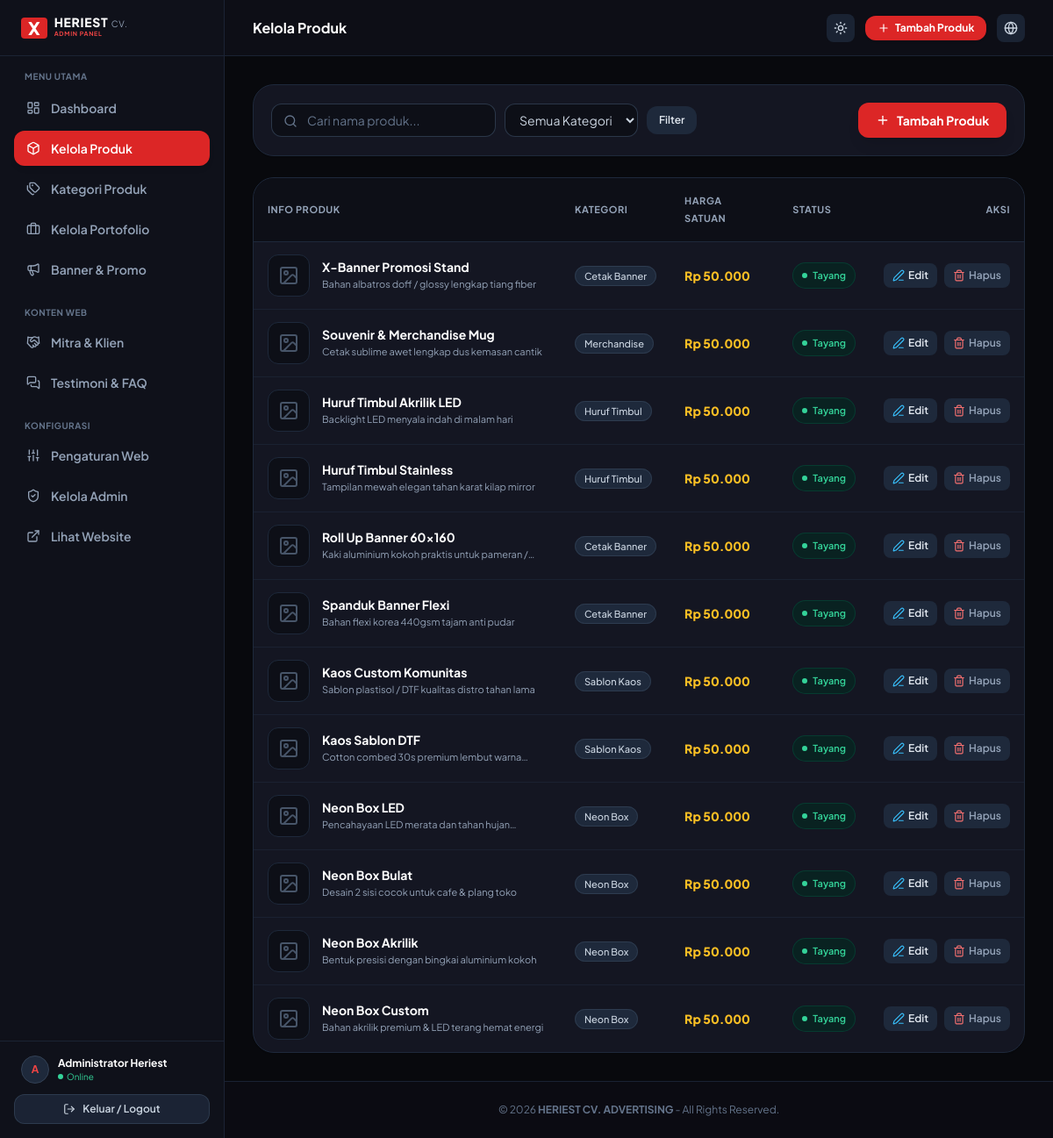
The page /admin/produk.php (signed in) on the database its author committed.
### tables this page shows
CREATE TABLE IF NOT EXISTS `produk` (
  `id` INT AUTO_INCREMENT PRIMARY KEY,
  `kategori_id` INT NULL,
  `nama_produk` VARCHAR(150) NOT NULL,
  `deskripsi` TEXT NULL,
  `harga` INT NOT NULL DEFAULT 50000,
  `gambar` VARCHAR(255) NULL,
  `wa_text` TEXT NULL,
  `is_active` TINYINT(1) NOT NULL DEFAULT 1,
  `created_at` DATETIME DEFAULT CURRENT_TIMESTAMP,
  FOREIGN KEY (`kategori_id`) REFERENCES `kategori` (`id`) ON DELETE SET NULL
);

CREATE TABLE IF NOT EXISTS `kategori` (
  `id` INT AUTO_INCREMENT PRIMARY KEY,
  `nama_kategori` VARCHAR(100) NOT NULL,
  `slug` VARCHAR(100) NOT NULL UNIQUE,
  `created_at` DATETIME DEFAULT CURRENT_TIMESTAMP
);

### config/database.php (called while the page is built, shortened)
<?php
function formatRupiah($angka) {
    return 'Rp ' . number_format((float)$angka, 0, ',', '.');
}

### admin/produk.php (the view, shortened to what this page needs)
<?php
require_once __DIR__ . '/includes/header.php';
$db = getDB();
$search = trim($_GET['q'] ?? '');
$where_clauses = [];
$params = [];
$where_sql = !empty($where_clauses) ? "WHERE " . implode(" AND ", $where_clauses) : "";
$sql = "
    SELECT p.*, k.nama_kategori
    FROM produk p
    LEFT JOIN kategori k ON p.kategori_id = k.id
    {$where_sql}
    ORDER BY p.id DESC
";
$stmt = $db->prepare($sql);
$stmt->execute($params);
$produk_list = $stmt->fetchAll();
?>
<div class="space-y-6">
    <div class="flex flex-col sm:flex-row justify-between sm:items-center gap-4 bg-[#141622] border border-slate-800 rounded-3xl p-5 shadow-sm">
        <form action="produk.php" method="GET" class="flex flex-wrap sm:flex-nowrap items-center gap-2.5 w-full sm:w-auto">
            <div class="relative flex-1 sm:w-64">
                <i data-lucide="search" class="w-4 h-4 text-slate-500 absolute left-3.5 top-3"></i>
                <input
                    type="text"
                    name="q"
                    placeholder="Cari nama produk..."
                    value="<?= htmlspecialchars($search) ?>"
                    class="w-full bg-[#0d0f17] border border-slate-700/80 focus:border-red-500 rounded-xl pl-10 pr-4 py-2 text-xs sm:text-sm text-white placeholder-slate-500 outline-none"
                >
            </div>
            <select
                name="kategori"
                onchange="this.form.submit()"
                class="bg-[#0d0f17] border border-slate-700/80 focus:border-red-500 rounded-xl px-3 py-2 text-xs sm:text-sm text-slate-300 outline-none"
            >
                <option value="">Semua Kategori</option>
            </select>
            <button type="submit" class="bg-slate-800 hover:bg-slate-700 text-slate-200 px-3.5 py-2 rounded-xl text-xs font-semibold">
                Filter
            </button>
        </form>
        <a href="produk_tambah.php" class="inline-flex items-center justify-center gap-2 bg-red-600 hover:bg-red-700 active:scale-95 text-white font-bold text-xs sm:text-sm px-5 py-2.5 rounded-xl shadow-lg transition-all shrink-0">
            <i data-lucide="plus" class="w-4 h-4"></i>
            <span>Tambah Produk</span>
        </a>
    </div>
    <div class="bg-[#141622] border border-slate-800 rounded-3xl overflow-hidden shadow-sm">
        <div class="overflow-x-auto">
            <table class="w-full text-left text-xs sm:text-sm">
                <thead>
                    <tr class="bg-[#0d0f17] border-b border-slate-800 text-slate-400 font-semibold text-[11px] uppercase tracking-wider">
                        <th class="py-4 px-4">Info Produk</th>
                        <th class="py-4 px-4">Kategori</th>
                        <th class="py-4 px-4">Harga Satuan</th>
                        <th class="py-4 px-4">Status</th>
                        <th class="py-4 px-4 text-right">Aksi</th>
                    </tr>
                </thead>
                <tbody class="divide-y divide-slate-800/60 text-slate-300">
                    <?php if (empty($produk_list)): ?>
                        <tr>
                            <td colspan="5" class="py-12 text-center text-slate-500">
                                <i data-lucide="inbox" class="w-8 h-8 mx-auto mb-2 text-slate-600"></i>
                                Tidak ada produk yang ditemukan.
                            </td>
                        </tr>
                    <?php else: ?>
                        <?php foreach ($produk_list as $p): ?>
                        <tr class="hover:bg-slate-800/40 transition-colors">
                            <td class="py-3.5 px-4">
                                <div class="flex items-center gap-3.5">
                                    <div class="w-12 h-12 rounded-xl bg-[#0d0f17] border border-slate-800 shrink-0 overflow-hidden flex items-center justify-center">
                                        <?php if (!empty($p['gambar']) && file_exists(__DIR__ . '/../assets/images/uploads/' . $p['gambar'])): ?>
                                            <img src="../assets/images/uploads/<?= htmlspecialchars($p['gambar']) ?>" alt="" class="w-full h-full object-cover">
                                        <?php else: ?>
                                            <div class="w-6 h-6 text-slate-600">
                                                <i data-lucide="image" class="w-full h-full"></i>
                                            </div>
                                        <?php endif; ?>
                                    </div>
                                    <div>
                                        <p class="font-bold text-white text-xs sm:text-sm"><?= htmlspecialchars($p['nama_produk']) ?></p>
                                        <p class="text-[11px] text-slate-400 line-clamp-1 max-w-xs"><?= htmlspecialchars($p['deskripsi'] ?? '-') ?></p>
                                    </div>
                                </div>
                            </td>
                            <td class="py-3.5 px-4">
                                <span class="bg-slate-800 text-slate-300 border border-slate-700/80 px-2.5 py-1 rounded-full text-[11px] font-medium whitespace-nowrap">
                                    <?= htmlspecialchars($p['nama_kategori'] ?? 'Tanpa Kategori') ?>
                                </span>
                            </td>
                            <td class="py-3.5 px-4 font-black text-amber-400 whitespace-nowrap">
                                <?= formatRupiah($p['harga']) ?>
                            </td>
                            <td class="py-3.5 px-4">
                                <?php if ($p['is_active']): ?>
                                    <span class="inline-flex items-center gap-1.5 text-[11px] font-semibold text-emerald-400 bg-emerald-950/60 border border-emerald-900/60 px-2.5 py-1 rounded-full whitespace-nowrap">
                                        <span class="w-1.5 h-1.5 rounded-full bg-emerald-400"></span> Tayang
                                    </span>
                                <?php else: ?>
                                    <span class="inline-flex items-center gap-1.5 text-[11px] font-semibold text-slate-400 bg-slate-800 border border-slate-700 px-2.5 py-1 rounded-full whitespace-nowrap">
                                        <span class="w-1.5 h-1.5 rounded-full bg-slate-500"></span> Draft
                                    </span>
                                <?php endif; ?>
                            </td>
                            <td class="py-3.5 px-4 text-right whitespace-nowrap">
                                <div class="flex items-center justify-end gap-2">
                                    <a
                                        href="produk_edit.php?id=<?= $p['id'] ?>"
                                        class="inline-flex items-center gap-1 bg-slate-800 hover:bg-slate-700 text-slate-200 hover:text-white px-2.5 py-1.5 rounded-lg text-xs font-semibold transition-all"
                                    >
                                        <i data-lucide="edit-3" class="w-3.5 h-3.5 text-sky-400"></i>
                                        <span>Edit</span>
                                    </a>
                                    <a
                                        href="produk_hapus.php?id=<?= $p['id'] ?>"
                                        onclick="return confirm('Yakin ingin menghapus produk <?= addslashes($p['nama_produk']) ?>?');"
                                        class="inline-flex items-center gap-1 bg-slate-800 hover:bg-red-950/80 text-slate-400 hover:text-red-400 px-2.5 py-1.5 rounded-lg text-xs font-semibold transition-all"
                                    >
                                        <i data-lucide="trash-2" class="w-3.5 h-3.5 text-red-400"></i>
                                        <span>Hapus</span>
                                    </a>
                                </div>
                            </td>
                        </tr>
                        <?php endforeach; ?>
                    <?php endif; ?>
                </tbody>
            </table>
        </div>
    </div>
</div>
<?php require_once __DIR__ . '/includes/footer.php'; ?>

### assets/css/admin.css (style rules this page uses)
body { background-color: #08090d; }
body a, body button { transition: transform .15s ease, filter .15s ease, box-shadow .15s ease; -webkit-tap-highlight-color: transparent; }
a[class*="bg-"], button[class*="bg-"] { will-change: transform; }

### rows shown on the page
produk: nama_produk "X-Banner Promosi Stand", deskripsi "Bahan albatros doff / glossy lengkap tiang fiber", kategori.nama_kategori "Cetak Banner", harga "Rp 50.000", is_active 1 (drawn)
produk: nama_produk "Souvenir & Merchandise Mug", deskripsi "Cetak sublime awet lengkap dus kemasan cantik", kategori.nama_kategori "Merchandise", harga "Rp 50.000", is_active 1 (drawn)
produk: nama_produk "Huruf Timbul Akrilik LED", deskripsi "Backlight LED menyala indah di malam hari", kategori.nama_kategori "Huruf Timbul", harga "Rp 50.000", is_active 1 (drawn)
produk: nama_produk "Huruf Timbul Stainless", deskripsi "Tampilan mewah elegan tahan karat kilap mirror", kategori.nama_kategori "Huruf Timbul", harga "Rp 50.000", is_active 1 (drawn)
produk: nama_produk "Roll Up Banner 60x160", deskripsi "Kaki aluminium kokoh praktis untuk pameran…", kategori.nama_kategori "Cetak Banner", harga "Rp 50.000", is_active 1 (drawn)
produk: nama_produk "Spanduk Banner Flexi", deskripsi "Bahan flexi korea 440gsm tajam anti pudar", kategori.nama_kategori "Cetak Banner", harga "Rp 50.000", is_active 1 (drawn)
produk: nama_produk "Kaos Custom Komunitas", deskripsi "Sablon plastisol / DTF kualitas distro tahan lama", kategori.nama_kategori "Sablon Kaos", harga "Rp 50.000", is_active 1 (drawn)
produk: nama_produk "Kaos Sablon DTF", deskripsi "Cotton combed 30s premium lembut…", kategori.nama_kategori "Sablon Kaos", harga "Rp 50.000", is_active 1 (drawn)
produk: nama_produk "Neon Box LED", deskripsi "Pencahayaan LED merata dan tahan…", kategori.nama_kategori "Neon Box", harga "Rp 50.000", is_active 1 (drawn)
produk: nama_produk "Neon Box Bulat", deskripsi "Desain 2 sisi cocok untuk cafe & plang toko", kategori.nama_kategori "Neon Box", harga "Rp 50.000", is_active 1 (drawn)
produk: nama_produk "Neon Box Akrilik", deskripsi "Bentuk presisi dengan bingkai aluminium kokoh", kategori.nama_kategori "Neon Box", harga "Rp 50.000", is_active 1 (drawn)
produk: nama_produk "Neon Box Custom", deskripsi "Bahan akrilik premium & LED terang hemat energi", kategori.nama_kategori "Neon Box", harga "Rp 50.000", is_active 1 (drawn)

### other values the page prints
substr($admin_nama, 0, 1) "A"
$admin_nama "Administrator Heriest"
$page_title "Kelola Produk"
